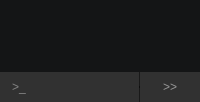
         <widget class="QWidget" name="page_1">
          <property name="styleSheet">
           <string notr="true">QTextBrowser{
background-color: rgba(20,21,22,255);
}
QScrollBar{
	border:none;
	background-color: rgb(32, 32, 32);
	width:14px;
	margin:15px 0 15px 0;
	border-radius: 0px;
}

QScrollBar::handle::vertical{
	background-color: rgb(50, 52, 54);
	min-height: 30px;
	border-radius: 0px;
}

QScrollBar::handle::vertical:hover{
	
	background-color: rgb(73, 75, 78);
}

QScrollBar::sub-line{
	border: none;
	background-color: rgb(50, 52, 54);
}

QScrollBar::sub-line:vertical {
	border: none;
	background-color: rgb(50, 52, 54);
	height: 15px;
	subcontrol-position: top;
	subcontrol-origin: margin;
}
QScrollBar::sub-line:vertical:hover {	
	background-color: rgb(73, 75, 78);
}
QScrollBar::sub-line:vertical:pressed {	
	background-color: rgb(55, 55, 55);
}

QScrollBar::add-line:vertical {
	border: none;
	background-color: rgb(50, 52, 54);
	height: 15px;
	subcontrol-position: bottom;
	subcontrol-origin: margin;
}
QScrollBar::add-line:vertical:hover {	
	background-color: rgb(73, 75, 78);
}
QScrollBar::add-line:vertical:pressed {	
	background-color: rgb(55, 55, 55);
}

QScrollBar::up-arrow:vertical, QScrollBar::down-arrow:vertical {
	background: none;
}
QScrollBar::add-page:vertical, QScrollBar::sub-page:vertical {
	background: none;
}</string>
          </property>
          <layout class="QVBoxLayout" name="verticalLayout_4">
           <property name="spacing">
            <number>0</number>
           </property>
           <property name="leftMargin">
            <number>0</number>
           </property>
           <property name="topMargin">
            <number>0</number>
           </property>
           <property name="rightMargin">
            <number>0</number>
           </property>
           <property name="bottomMargin">
            <number>0</number>
           </property>
           <item>
            <widget class="QTextBrowser" name="terminal">
             <property name="sizePolicy">
              <sizepolicy hsizetype="Expanding" vsizetype="Expanding">
               <horstretch>0</horstretch>
               <verstretch>0</verstretch>
              </sizepolicy>
             </property>
             <property name="font">
              <font>
               <family>Arame Mono</family>
               <pointsize>10</pointsize>
               <italic>false</italic>
               <bold>false</bold>
               <stylestrategy>PreferAntialias</stylestrategy>
               <kerning>false</kerning>
              </font>
             </property>
             <property name="styleSheet">
              <string notr="true">QTextBrowser{
	color:rgba(77, 235, 220, 0.8);
	border: 0px solid;
	font: 10pt &quot;Arame Mono&quot;;
	text-align: left;
}


</string>
             </property>
             <property name="frameShape">
              <enum>QFrame::NoFrame</enum>
             </property>
             <property name="frameShadow">
              <enum>QFrame::Plain</enum>
             </property>
             <property name="verticalScrollBarPolicy">
              <enum>Qt::ScrollBarAsNeeded</enum>
             </property>
             <property name="horizontalScrollBarPolicy">
              <enum>Qt::ScrollBarAlwaysOff</enum>
             </property>
             <property name="sizeAdjustPolicy">
              <enum>QAbstractScrollArea::AdjustToContentsOnFirstShow</enum>
             </property>
             <property name="autoFormatting">
              <set>QTextEdit::AutoNone</set>
             </property>
             <property name="documentTitle">
              <string notr="true"/>
             </property>
             <property name="lineWrapMode">
              <enum>QTextEdit::NoWrap</enum>
             </property>
             <property name="markdown">
              <string notr="true"/>
             </property>
             <property name="html">
              <string>&lt;!DOCTYPE HTML PUBLIC &quot;-//W3C//DTD HTML 4.0//EN&quot; &quot;http://www.w3.org/TR/REC-html40/strict.dtd&quot;&gt;
&lt;html&gt;&lt;head&gt;&lt;meta name=&quot;qrichtext&quot; content=&quot;1&quot; /&gt;&lt;meta charset=&quot;utf-8&quot; /&gt;&lt;style type=&quot;text/css&quot;&gt;
p, li { white-space: pre-wrap; }
hr { height: 1px; border-width: 0; }
li.unchecked::marker { content: &quot;\2610&quot;; }
li.checked::marker { content: &quot;\2612&quot;; }
&lt;/style&gt;&lt;/head&gt;&lt;body style=&quot; font-family:'Arame Mono'; font-size:10pt; font-weight:400; font-style:normal;&quot;&gt;
&lt;p style=&quot;-qt-paragraph-type:empty; margin-top:0px; margin-bottom:0px; margin-left:0px; margin-right:0px; -qt-block-indent:0; text-indent:0px;&quot;&gt;&lt;br /&gt;&lt;/p&gt;&lt;/body&gt;&lt;/html&gt;</string>
             </property>
             <property name="overwriteMode">
              <bool>false</bool>
             </property>
             <property name="placeholderText">
              <string/>
             </property>
             <property name="openLinks">
              <bool>false</bool>
             </property>
            </widget>
           </item>
           <item>
            <widget class="QFrame" name="fr_command_input">
             <property name="minimumSize">
              <size>
               <width>0</width>
               <height>30</height>
              </size>
             </property>
             <property name="maximumSize">
              <size>
               <width>16777215</width>
               <height>30</height>
              </size>
             </property>
             <property name="layoutDirection">
              <enum>Qt::LeftToRight</enum>
             </property>
             <property name="styleSheet">
              <string notr="true">background-color: rgb(49, 49, 49);</string>
             </property>
             <property name="frameShape">
              <enum>QFrame::NoFrame</enum>
             </property>
             <property name="frameShadow">
              <enum>QFrame::Raised</enum>
             </property>
             <layout class="QHBoxLayout" name="horizontalLayout_7">
              <property name="spacing">
               <number>0</number>
              </property>
              <property name="leftMargin">
               <number>10</number>
              </property>
              <property name="topMargin">
               <number>0</number>
              </property>
              <property name="rightMargin">
               <number>0</number>
              </property>
              <property name="bottomMargin">
               <number>0</number>
              </property>
              <item>
               <widget class="QLineEdit" name="terminal_input">
                <property name="minimumSize">
                 <size>
                  <width>0</width>
                  <height>30</height>
                 </size>
                </property>
                <property name="maximumSize">
                 <size>
                  <width>16777215</width>
                  <height>30</height>
                 </size>
                </property>
                <property name="styleSheet">
                 <string notr="true">font: 10pt &quot;Arame Mono&quot;;
color: rgba(255, 255, 255, 0.8);
background-color: rgb(49, 49, 49);
border: 0px solid;</string>
                </property>
                <property name="placeholderText">
                 <string>&gt;_</string>
                </property>
               </widget>
              </item>
              <item>
               <widget class="Line" name="line_10">
                <property name="minimumSize">
                 <size>
                  <width>1</width>
                  <height>30</height>
                 </size>
                </property>
                <property name="maximumSize">
                 <size>
                  <width>1</width>
                  <height>30</height>
                 </size>
                </property>
                <property name="styleSheet">
                 <string notr="true">background-color: rgba(0, 0, 0, 0.5);</string>
                </property>
                <property name="orientation">
                 <enum>Qt::Horizontal</enum>
                </property>
               </widget>
              </item>
              <item>
               <widget class="QPushButton" name="btn_send">
                <property name="minimumSize">
                 <size>
                  <width>60</width>
                  <height>30</height>
                 </size>
                </property>
                <property name="maximumSize">
                 <size>
                  <width>60</width>
                  <height>30</height>
                 </size>
                </property>
                <property name="cursor">
                 <cursorShape>PointingHandCursor</cursorShape>
                </property>
                <property name="styleSheet">
                 <string notr="true">QPushButton{
border:0px;
color: rgba(255, 255, 255, 0.5);
background-color: rgb(49, 49, 49);
}

QPushButton:hover{
background-color: rgba(65,65, 65, 0.5);
}
</string>
                </property>
                <property name="text">
                 <string>&gt;&gt;</string>
                </property>
               </widget>
              </item>
             </layout>
            </widget>
           </item>
          </layout>
         </widget>
